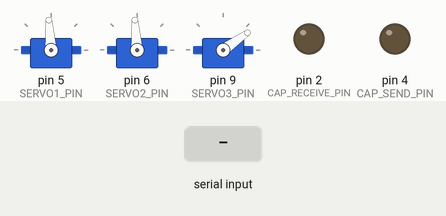
Simulated run of this sketch. Board: Arduino Uno, built with avr-gcc and run on an emulated ATmega328P. On the bench: 3 × servo, output pins drawn as LEDs (lit = HIGH). The inputs (shaded band) are chosen by the test bench. What the sketch prints to the serial monitor is not drawn.

Above: at 1.2 s.
1.3 s: "<30,150,10>" received over Serial
At 2.1 s:
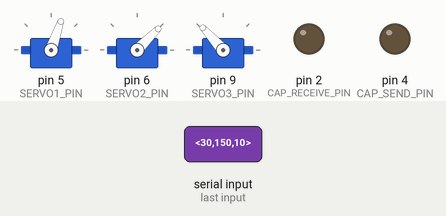
2.8 s: "<90,45,200>" received over Serial
At 3.3 s:
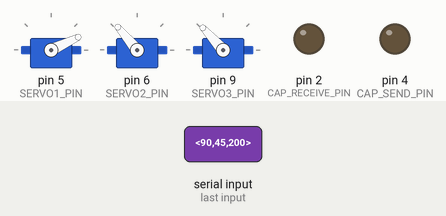
4.3 s: "<1,90>" received over Serial
At 5.5 s:
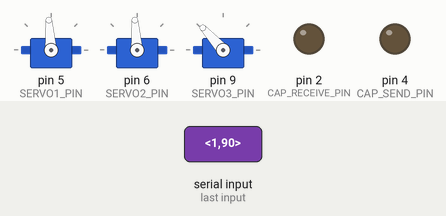
5.8 s: "<5>" received over Serial
At 6.7 s:
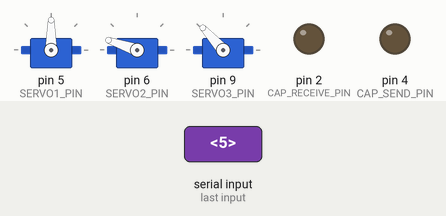
7.3 s: "<90>" received over Serial
At 7.9 s:
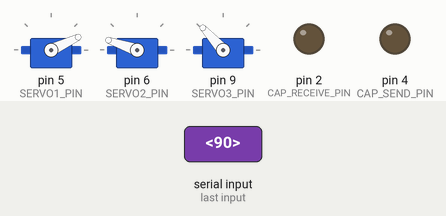
8.8 s: "<90,45>" received over Serial
At 10.2 s:
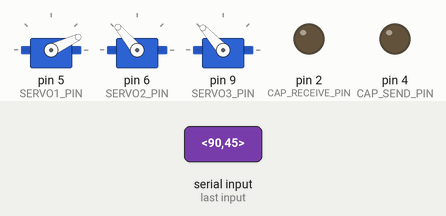
Timing chart, 0 to 11.8 s (numbered marks = the images above; inputs shaded):
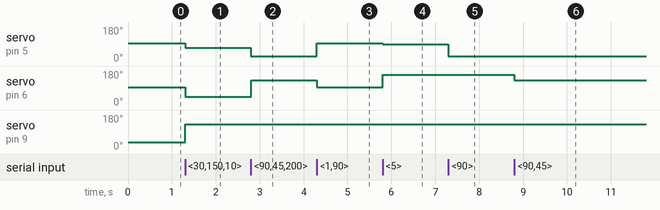

Measured:
- after the input at 1.3 s, servo on pin 5 (SERVO1_PIN): 94° → 71° at once; servo on pin 6 (SERVO2_PIN): 94° → 45° at once; servo on pin 9 (SERVO3_PIN): 35° → 132° at once
- after the input at 2.8 s, servo on pin 5 (SERVO1_PIN): 71° → 25° at once; servo on pin 6 (SERVO2_PIN): 45° → 130° at once
- after the input at 4.3 s, servo on pin 5 (SERVO1_PIN): 25° → 94° at once; servo on pin 6 (SERVO2_PIN): 130° → 94° at once
- after the input at 5.8 s, servo on pin 5 (SERVO1_PIN): 94° → 90° at once; servo on pin 6 (SERVO2_PIN): 94° → 161° at once
- after the input at 7.3 s, servo on pin 5 (SERVO1_PIN): 90° → 25° at once
- after the input at 8.8 s, servo on pin 6 (SERVO2_PIN): 161° → 130° at once

The sketch:

final_driver_with_capsense.ino
```cpp
/*
 * This arduino code reads three float values - theta1, theta2 and theta3 in degrees from serial port and writes one float value Force in Newtons to serial port
 * The force is sensed using capactivesensor library and filtered using ExpSmoothing/GaussianFilter
 * It also controls the servos using Servo library
 *
 * Sample input from serial port for theta values-
 * <25.2,26.2,27.2>
 */


#include <CapacitiveSensor.h> //capsense library
#include <Servo.h>

// pin allocation
const int SERVO1_PIN = 5;
const int SERVO2_PIN = 6;
const int SERVO3_PIN = 9;
const int CAP_SEND_PIN = 4;
const int CAP_RECEIVE_PIN =2 ;


///// force sensor setup
CapacitiveSensor   cs = CapacitiveSensor(CAP_SEND_PIN,CAP_RECEIVE_PIN);        // 10 megohm resistor between pins SEND & REC, pin REC  is sensor pin, add wire, foil


/////// INITIALIZE theta values ---calibrate manually and enter values here
float theta1_home=0;
float theta2_home=90;
float theta3_home=-180;
float theta1= theta1_home;
float theta2= theta2_home;
float theta3= theta3_home;


///SERVO SETUP
Servo servo1,servo2,servo3;


////SERIAL DATA READER STUFF
const byte numChars = 32;
char receivedChars[numChars];
boolean newData = false;

//
float F_filt = 0.0; //initialize filtered force output

//--------------------END OF PREAMBLE------------------------//


void setup() {
  //set pins here
 Serial.begin(115200);


pinMode(SERVO1_PIN,OUTPUT);
pinMode(SERVO2_PIN,OUTPUT);
pinMode(SERVO3_PIN,OUTPUT);
pinMode(CAP_SEND_PIN,OUTPUT);
pinMode(CAP_RECEIVE_PIN,OUTPUT);

//attach servos to pins
servo1.attach(SERVO1_PIN);
servo2.attach(SERVO2_PIN);
servo3.attach(SERVO3_PIN);


cs.set_CS_AutocaL_Millis(0xFFFFFFFF);     // turn off autocalibrate on channel 1 - just as an example
}


void loop() {
float F=0;
control_servos(); //sends PWM command to servos based on theta vals
F = get_force(); //updates force value read from capacitive sensor (filtered)
write_serial_data(F); //writes force value to serial port

}


float get_force()
{
  // get raw capacitor reading, sense and return
// float F_raw =  cs.capacitiveSensor(30);
 //F_filt = filter(F_raw,F_filt); //filter raw reading

 F_filt = 0.5;

 return F_filt;  //return filtered value
}


void control_servos()
{
  //convert theta vals to PWM signal and servo.write them
 int servomicro1, servomicro2, servomicro3;

servomicro1 = mapang(theta1, -90, 90, 2255, 780);  // constantly update the mapped values (calibration)
servomicro2 = mapang(theta2, 0, 180, 2255, 765);
servomicro3 = mapang(theta3, -180, 0, 900, 1920);

servomicro1= constrain(servomicro1, 800, 2200); //safety and prevent overkill
servomicro2= constrain(servomicro2, 780, 2200);
servomicro3= constrain(servomicro3, 900, 1900);


 servo1.writeMicroseconds(servomicro1);
 servo2.writeMicroseconds(servomicro2);
 servo3.writeMicroseconds(servomicro3);

 //Serial.print(theta1);
 //Serial.print(',');
 //Serial.print(theta2);
 //Serial.print(',');
 //Serial.println(theta3);
}


//-----------WRITE TO SERIAL---------------//

void write_serial_data(float val) //this writes the force value to serial port
{
Serial.print('<'); //startmarker
Serial.print(val);
Serial.println('>'); //endmarker
}


//-------------------SERIAL READER-----------------//


void serialEvent()
{
//parse float values from serial port to be read into theta1, theta2 and theta3
noInterrupts();
 recvWithStartEndMarkers();
 parseData();
interrupts();
}


void recvWithStartEndMarkers() {
    static boolean recvInProgress = false;
    static byte ndx = 0;
    char startMarker = '<';
    char endMarker = '>';
    char rc;

 // if (Serial.available() > 0) {
    while (Serial.available() > 0 && newData == false) {
        rc = Serial.read();

        if (recvInProgress == true) {
            if (rc != endMarker) {
                receivedChars[ndx] = rc;
                ndx++;
                if (ndx >= numChars) {
                    ndx = numChars - 1;
                }
            }
            else {
                receivedChars[ndx] = '\0'; // terminate the string
                recvInProgress = false;
                ndx = 0;
                newData = true;
            }
        }

        else if (rc == startMarker) {
            recvInProgress = true;
        }
    }

}


void parseData()
{
  if(newData)
  {
  char * strtokIndx; // this is used by strtok() as an index
  strtokIndx = strtok(receivedChars, ",");
  theta1=atof(strtokIndx);
  strtokIndx = strtok(NULL, ",");
  theta2=atof(strtokIndx);
  strtokIndx = strtok(NULL, "\0");
  theta3=atof(strtokIndx);
  newData=false;
  }
}


//-----------------END of SERIAL READER-----------------------------//


//FILTER FOR FORCE SENSOR
float filter(float F_raw, float F_filt)
{
  //exponential smoothing filter
  float k=0.5;
 float F_aftfilt= k*F_raw+(1-k)*F_filt;
  return F_aftfilt;
}


//ANGLE MAPPED TO MICROSECONDS , did not use map() function to preseve float accuracy
int mapang(float theta, float xi, float xf, float yi, float yf)
{
  int y = (yf-yi)/(xf-xi)*(theta-xi) +yi;
  return int(y);
}
```
